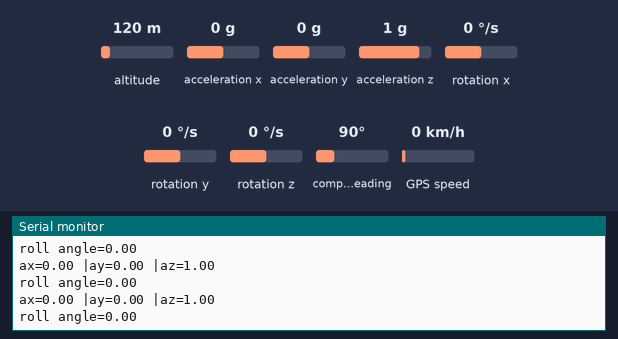
This sketch was run on a simulated ESP32. On the bench: the last lines printed to the serial monitor. Wiring (inferred from the names in the program): MPU-6050 motion sensor at I2C address 0x68. The test bench sets the inputs (shaded band); at power-on: acceleration z 1 g, acceleration x 0 g, acceleration y 0 g, altitude 120 m, rotation x 0 °/s, rotation y 0 °/s, rotation z 0 °/s, compass heading 90°, GPS speed 0 km/h. WiFi joins after 1.5 s; servers stay silent unless stated; uploads are accepted with an empty reply; the GPS gets a fix after 3 s at 37.7749, -122.4194 with 8 satellites.

Above: at 2.9 s.
3.0 s: acceleration z set to -1.4 g
At 7.0 s:
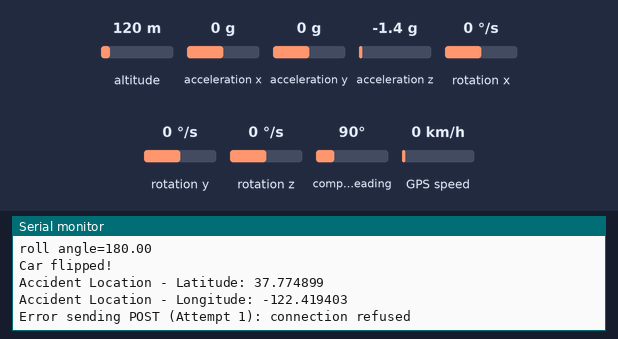
7.1 s: acceleration x set to -1.4 g
At 10.4 s:
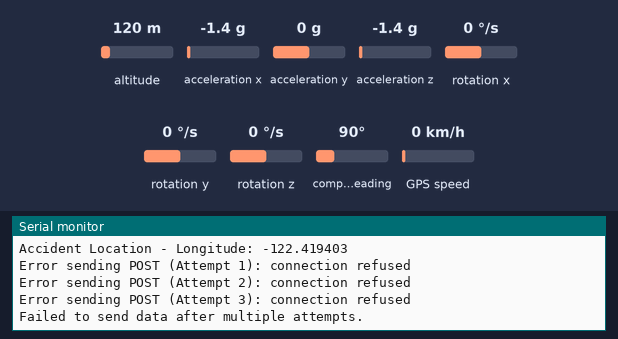
11.2 s: acceleration y set to -1.4 g
At 12.4 s:
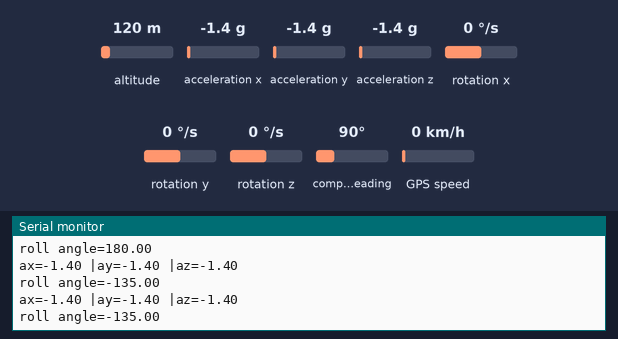
Timing chart, 0 to 14.2 s (numbered marks = the images above; inputs shaded):
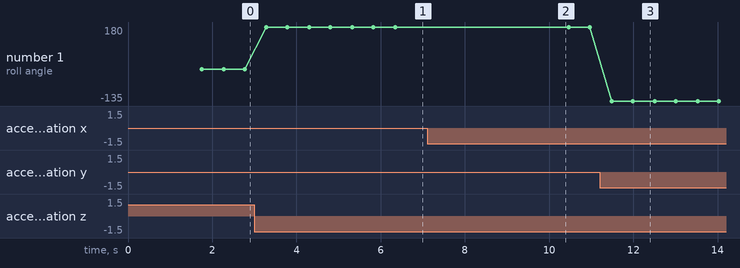

The sketch:

final_code_for_accident_.ino
```cpp
#include <Wire.h>
#include <math.h>
#include <TinyGPS++.h>
#include <WiFi.h>
#include <HTTPClient.h>

// GPS object for parsing GPS data
TinyGPSPlus gps;

// Pin definitions for UART communication with GPS
#define RXD2 16
#define TXD2 17

// Thresholds and delays
#define FLIP_THRESHOLD 60 // Roll angle threshold to detect a flip
#define CHECK_DELAY 3000  // Time to confirm flip in milliseconds
#define TIME_DELAY 500    // Delay between each loop iteration
#define flag_delay 10000
// Hardware serial for GPS communication
HardwareSerial gpsSerial(2); // UART2 for GPS

// Accelerometer and gyroscope data
float ax, ay, az;                // Accelerometer values
float RateRoll, RatePitch, RateYaw; // Gyroscope rates
float rollangle;                // Calculated roll angle
unsigned long startTime = 0;    // Timer for flip detection
unsigned long flag_time=0;
bool flipDetected = false;      // Flip detection flag
bool alertSent = false;

// Wi-Fi credentials
const char* ssid = "Msamir";         // Wi-Fi SSID
const char* password = "samir3111"; // Wi-Fi password

// Server URL for sending GPS data
const char* serverUrl = "https://178.32.101.106:3000/api/location"; // Replace with your server URL

int counter_for_reset = 0;

void setup() {
  Serial.begin(115200); // Initialize serial communication for debugging
  Wire.setClock(400000); // Set I2C clock speed
  Wire.begin();          // Start I2C communication
  delay(250);

  // Initialize MPU6050 and GPS modules
  MPU6050_Set_Power_Mode();
  MPU6050_Init();
  gpsSerial.begin(9600, SERIAL_8N1, RXD2, TXD2);

  // Connect to Wi-Fi
  WiFi.begin(ssid, password);
  Serial.print("Connecting to Wi-Fi");
  while (WiFi.status() != WL_CONNECTED) {
    delay(500);
    Serial.print(".");
  }
  Serial.println("Connected to Wi-Fi!");
}

void loop() {
  // Read accelerometer and gyroscope data
  MPU6050_Read_Acc_And_Gyro_Data();

  // Calculate roll angle using accelerometer data
  rollangle = atan2(ay, az) * 180 / M_PI;

  // Print accelerometer and roll angle data for debugging
  Serial.print("ax=");
  Serial.print(ax);
  Serial.print(" |ay=");
  Serial.print(ay);
  Serial.print(" |az=");
  Serial.println(az);

  Serial.print("roll angle=");
  Serial.println(rollangle);

  // Check for car flip based on roll angle
  if (abs(rollangle) >= FLIP_THRESHOLD) {
    if (!flipDetected) {
      flipDetected = true;
      startTime = millis(); // Start timer
    }

    // Confirm flip if the condition persists for a specified duration
    if (millis() - startTime >= CHECK_DELAY && !alertSent) {
      Serial.println("Car flipped!");
      SendAccidentAlert(); // Send GPS location to the server
      alertSent = true;  // Prevent further alerts for the same accident
      flag_time=millis();
    }
  } else {
    flipDetected = false; // Reset flip detection
  }

  if (millis()- flag_time >= flag_delay)
  {
    alertSent = false;
  }

  // Update GPS data
  while (gpsSerial.available()) {
    gps.encode(gpsSerial.read());
  }

  delay(TIME_DELAY); // Wait before the next loop iteration

}

// Initialize MPU6050 accelerometer and gyroscope
void MPU6050_Init(void) {
  Wire.beginTransmission(0x68); // Address MPU6050
  Wire.write(0x1A);             // Configure DLPF
  Wire.write(0x04);             // Set DLPF to 20Hz
  Wire.endTransmission();

  Wire.beginTransmission(0x68);
  Wire.write(0x1C);             // Configure accelerometer range
  Wire.write(0x10);             // Set to ±8g
  Wire.endTransmission();

  Wire.beginTransmission(0x68);
  Wire.write(0x1B);             // Configure gyroscope range
  Wire.write(0x08);             // Set to ±500°/s
  Wire.endTransmission();
}

// Read accelerometer and gyroscope data from MPU6050
void MPU6050_Read_Acc_And_Gyro_Data(void) {
  // Read accelerometer data
  Wire.beginTransmission(0x68);
  Wire.write(0x3B);             // Start reading at register 0x3B
  Wire.endTransmission();
  Wire.requestFrom(0x68, 6);
  int16_t ASX = Wire.read() << 8 | Wire.read();
  int16_t ASY = Wire.read() << 8 | Wire.read();
  int16_t ASZ = Wire.read() << 8 | Wire.read();

  // Read gyroscope data
  Wire.beginTransmission(0x68);
  Wire.write(0x43);             // Start reading at register 0x43
  Wire.endTransmission();
  Wire.requestFrom(0x68, 6);
  int16_t GyroX = Wire.read() << 8 | Wire.read();
  int16_t GyroY = Wire.read() << 8 | Wire.read();
  int16_t GyroZ = Wire.read() << 8 | Wire.read();

  // Scale raw data to meaningful values
  RateRoll = (float)GyroX / 65.5;
  RatePitch = (float)GyroY / 65.5;
  RateYaw = (float)GyroZ / 65.5;

  ax = (float)ASX / 4096;
  ay = (float)ASY / 4096;
  az = (float)ASZ / 4096;
}

// Set MPU6050 to active mode
void MPU6050_Set_Power_Mode(void) {
  Wire.beginTransmission(0x68);
  Wire.write(0x6B); // Power management register
  Wire.write(0x00); // Wake up MPU6050
  Wire.endTransmission();
}

// Send GPS location to the server in case of a detected accident
void SendAccidentAlert(void) {
  if (gps.location.isValid()) {
    float lat = gps.location.lat();
    float lng = gps.location.lng();

    Serial.print("Accident Location - Latitude: ");
    Serial.println(lat, 6);
    Serial.print("Accident Location - Longitude: ");
    Serial.println(lng, 6);

    if (WiFi.status() == WL_CONNECTED) {
      HTTPClient http;

      http.begin(serverUrl);
      http.addHeader("Content-Type", "application/json");

      String payload = "{\"latitude\":" + String(lat, 6) + ",\"longitude\":" + String(lng, 6) + ",\"status\":\"accedint\"}";

      // Retry mechanism for sending data
      int httpResponseCode = -1;
      int maxRetries = 3; // Number of retry attempts
      int retryCount = 0;

      while (retryCount < maxRetries) {
        httpResponseCode = http.POST(payload);

        if (httpResponseCode == 201) { // Success
          Serial.print("HTTP Response code: ");
          Serial.println(httpResponseCode);
          break; // Exit the loop as the request was successful
        } else {
          Serial.print("Error sending POST (Attempt ");
          Serial.print(retryCount + 1);
          Serial.print("): ");
          Serial.println(http.errorToString(httpResponseCode).c_str());
          retryCount++;
          delay(1000); // Wait 1 second before retrying
        }
      }

      if (httpResponseCode != 201) {
        Serial.println("Failed to send data after multiple attempts.");
      }

      http.end();
    } else {
      Serial.println("Wi-Fi not connected. Cannot send data.");
    }
  } else {
    Serial.println("Unable to get GPS location!");
  }
}
```

Measured:
- after the input at 3.0 s, the serial monitor: prints a new line after 0.28 s (image 1)
- after the input at 11.2 s, the serial monitor: prints a new line after 0.29 s (image 3)
- plotted number 1: 0 → 180 after the input at 3.0 s, 180 → -135 after the input at 11.2 s
